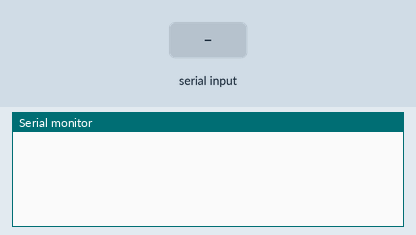
Simulated run of this sketch. Board: Arduino Uno, built with avr-gcc and run on an emulated ATmega328P. Parts: the last lines printed to the serial monitor. The inputs (shaded band) are chosen by the test bench.

Above: at 1.2 s.
1.3 s: "90,45\n" received over Serial
At 1.9 s:
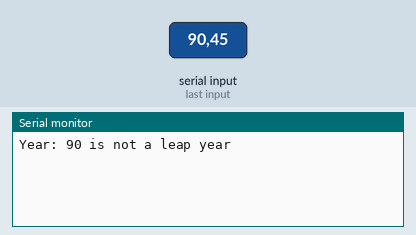
2.8 s: "0\n" received over Serial
At 4.1 s:
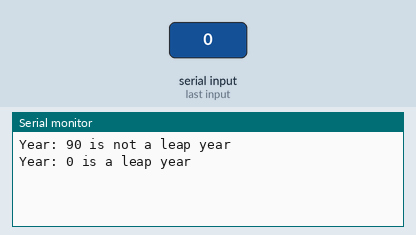

The sketch:

leap_year_functions.ino
```cpp
/**
 * Program: find out is the user typed in a leap year. The code assumes
 * the user is not an idiot and only types in numbers that are a valid
 * year.
 * Author: Dr. Purdum, Aug. 7, 2012
 **/
void setup()
{
  Serial.begin(9600);
}
void loop()
{
  if (Serial.available() > 0) {
    int bufferCount;
    int year;
    char myData[20];
    bufferCount = ReadLine(myData);
    year = atoi(myData);
    Serial.print("Year: ");
    Serial.print(year);
    if (IsLeapYear(year)) {
      Serial.print(" is ");
    }
    else {
      Serial.print(" is not ");
    }
    Serial.println("a leap year");
  }
}
// Convert to int
/*****
 * Purpose: Determine if a given year is a leap year
 * Parameters:
 * int yr
 * The year to test
 * Return value:
 * int
 * 1 if the year is a leap year, 0 otherwise
 *****/
int IsLeapYear(int yr)
{
  if (yr % 4 == 0 && yr % 100 != 0 || yr % 400 == 0) {
    return 1;	 // It is a leap year
  }
  else {
    return 0;
    // not a leap year
  }
}
/*****
 * Purpose: Read data from serial port until a newline character is read ('\n')
 * Parameters:
 * char str[]
 * character array that will be treated as a nul-terminated string
 * Return value:
 * int
 * the number of characters read for the string
 * CAUTION: This method will sit here forever if no input is read from the serial
 * port and no newline character is entered.
 ****/
int ReadLine(char str[])
{
  char c;
  int index = 0;
  while (true) {
    if (Serial.available() > 0) {
      c = Serial.read();
      if (c != '\n') {
        str[index++] = c;
      }
      else {
        str[index] = '\0'; // null termination character
        break;
      }
    }
  }
  return index;
}
```

Measured:
- after the input at 1.3 s, the serial monitor: prints a new line at once (image 1)
- after the input at 2.8 s, the serial monitor: prints a new line at once (image 2)
